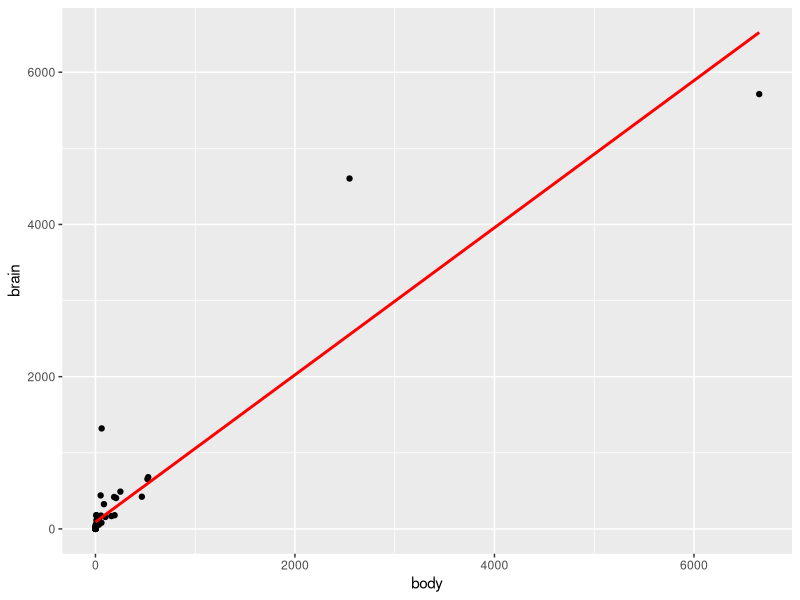
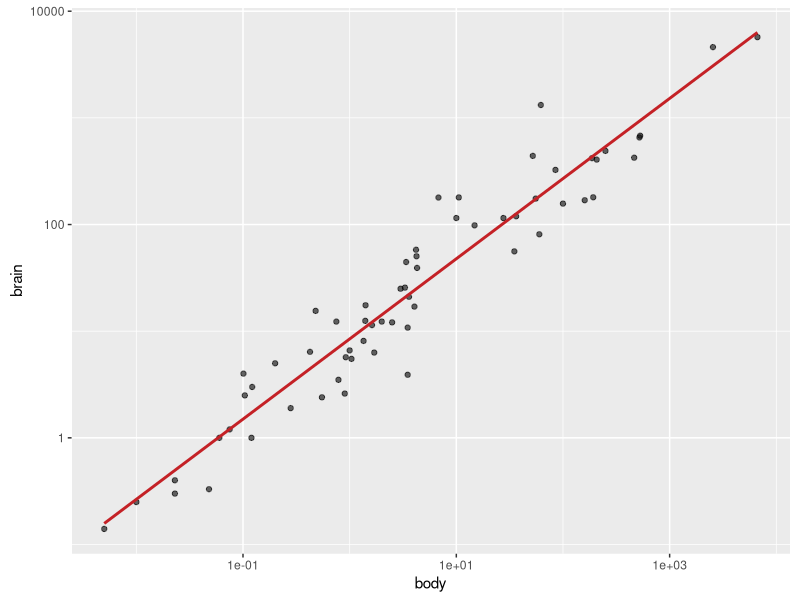
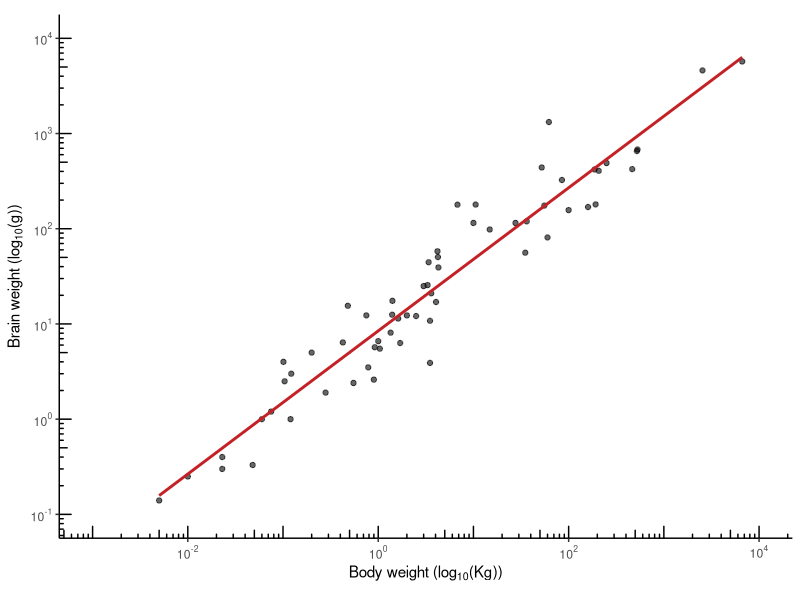
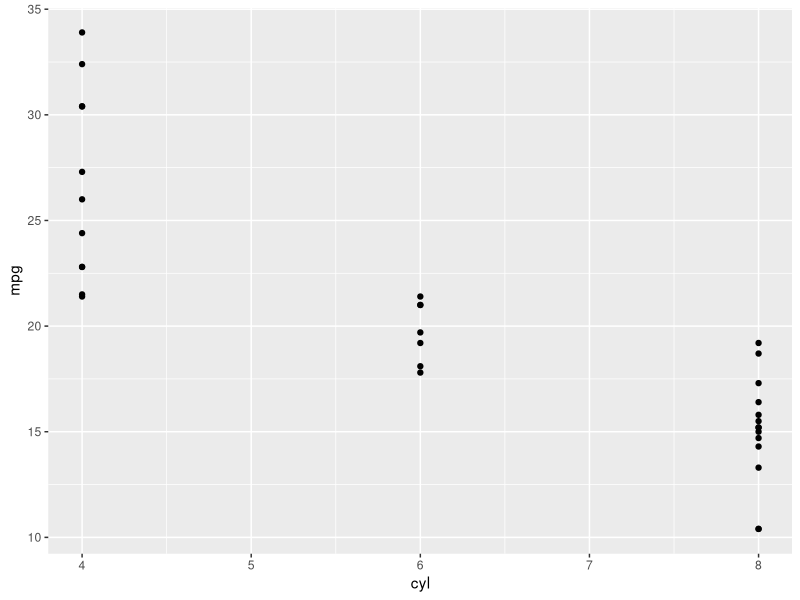
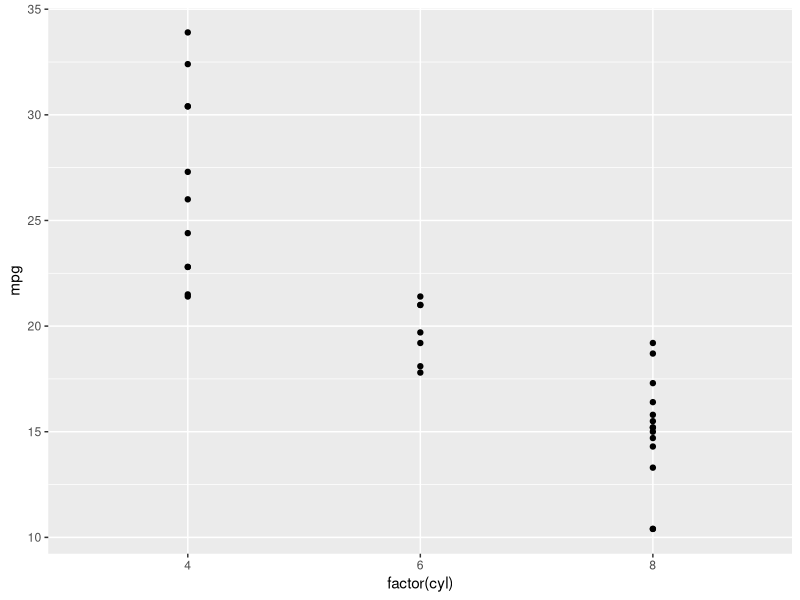
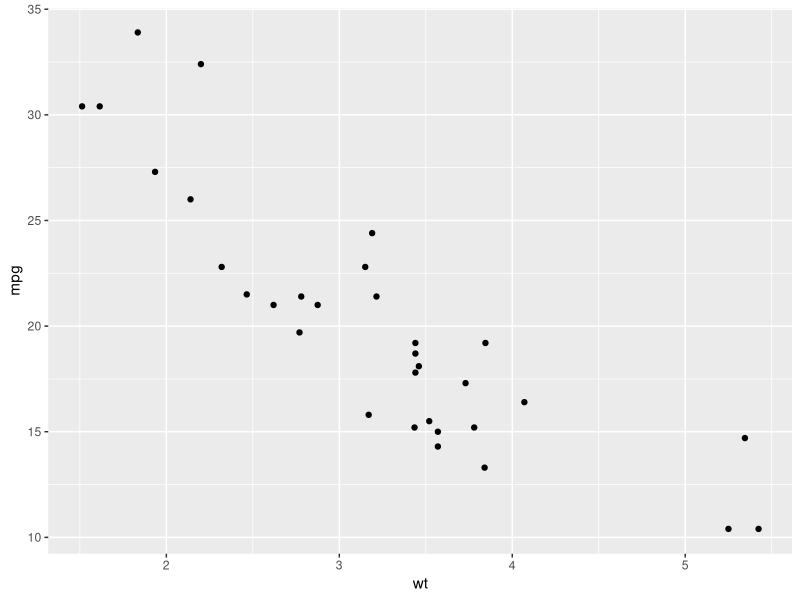
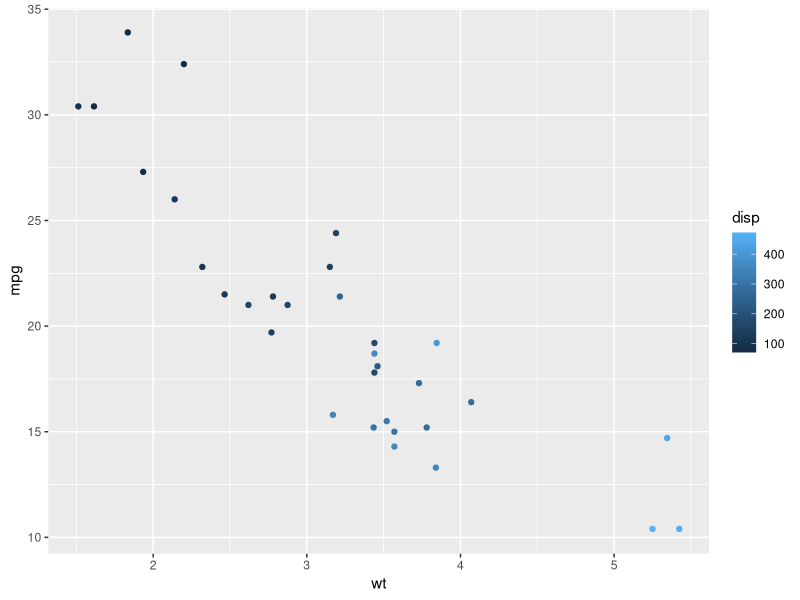
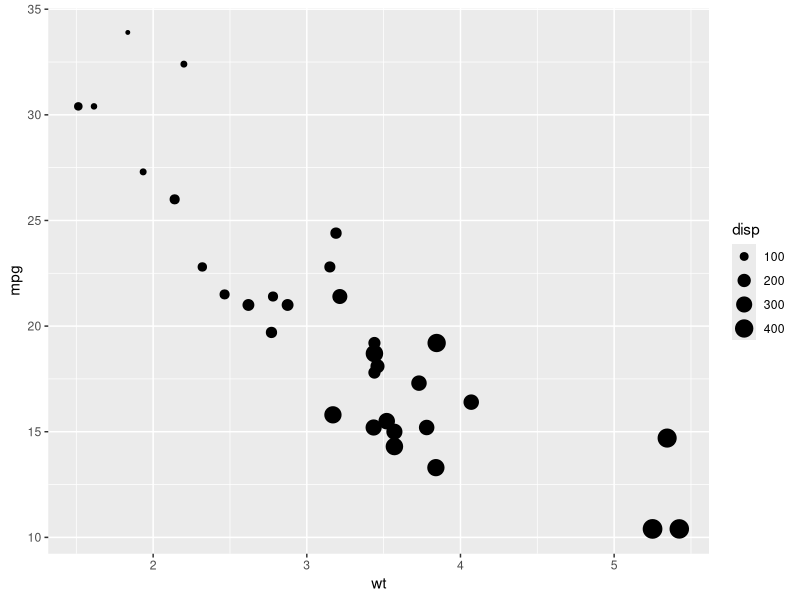

Reproduce these figures in R, in order.
# ggplot practice
# part 1

library(MASS)

library(ggplot2)
ggplot(mammals, aes(x = body, y = brain)) +
      geom_point() +
      stat_smooth(method = "lm",
                  col = "red",
                  se = FALSE)

ggplot(mammals, aes(x = body, y = brain)) +
      geom_point(alpha = 0.6) +
      coord_fixed() +
      scale_x_log10() +
      scale_y_log10() +
      stat_smooth(method = "lm",
                  col = "#C42126",
                  se = FALSE, size = 1)

library(scales) # function trans_breaks and trans_format
ggplot(mammals, aes(x = body, y = brain)) +
      annotation_logticks() +
      geom_point(alpha = 0.6) +
      coord_fixed(xlim = c(10^-3, 10^4), ylim = c(10^-1, 10^4)) +
      scale_x_log10(expression("Body weight (log"["10"]*"(Kg))"),
                    breaks = trans_breaks("log10", function(x) 10^x),
                    labels = trans_format("log10", math_format(10^.x)))+
      scale_y_log10(expression("Brain weight (log"["10"]*"(g))"),
                    breaks = trans_breaks("log10", function(x) 10^x),
                    labels = trans_format("log10", math_format(10^.x))) +
      stat_smooth(method = "lm", col = "#C42126", se = FALSE, size = 1)+
      theme_classic()


# Load the ggplot2 package
library(ggplot2)

# Explore the mtcars data frame with str()
str(mtcars)

# Execute the following command
ggplot(mtcars, aes(x = cyl, y = mpg)) +
      geom_point()

ggplot(mtcars, aes(x = factor(cyl), y = mpg)) +
      geom_point()


# A scatter plot has been made for you
ggplot(mtcars, aes(x = wt, y = mpg)) +
      geom_point()

# Replace ___ with the correct vector
ggplot(mtcars, aes(x = wt, y = mpg, col = disp)) +
      geom_point()

# Replace ___ with the correct vector
ggplot(mtcars, aes(x = wt, y = mpg, size = disp)) +
      geom_point()

# The dia_plot object has been created for you
dia_plot <- ggplot(diamonds, aes(x = carat, y = price))

# Expand dia_plot by adding geom_point() with alpha set to 0.2

dia_plot <- ggplot(diamonds, aes(x = carat, y = price)) + geom_point(alpha = 0.2)

# Plot dia_plot with additional geom_smooth() with se set to FALSE

dia_plot + geom_smooth(se = FALSE)

# Copy the command from above and add aes() with the correct mapping to geom_smooth()

dia_plot + geom_smooth(se = FALSE, aes(col = clarity))

# Basic plot
mtcars$cyl <- as.factor(mtcars$cyl)
plot(mtcars$wt, mtcars$mpg, col = mtcars$cyl)

# Use lm() to calculate a linear model and save it as carModel
carModel <- lm(mpg ~ wt, data = mtcars)

# Call abline() with carModel as first argument and set lty to 2
abline(carModel, lty = 2)

# Plot each subset efficiently with lapply
# You don't have to edit this code
lapply(mtcars$cyl, function(x) {
      abline(lm(mpg ~ wt, mtcars, subset = (cyl == x)), col = x)
})

# This code will draw the legend of the plot
# You don't have to edit this code
legend(x = 5, y = 33, legend = levels(mtcars$cyl),
       col = 1:3, pch = 1, bty = "n")

# Convert cyl to factor (don't need to change)
mtcars$cyl <- as.factor(mtcars$cyl)

# Plot 1: add geom_point() to this command to create a scatter plot
ggplot(mtcars, aes(x = wt, y = mpg, col = cyl)) +
      geom_point() # Fill in using instructions Plot 1

# Plot 2: include the lines of the linear models, per cyl
ggplot(mtcars, aes(x = wt, y = mpg, col = cyl)) +
      geom_point() + # Copy from Plot 1
      geom_smooth(method = "lm", se = FALSE)   # Fill in using instructions Plot 2

# Plot 3: include a lm for the entire dataset in its whole
ggplot(mtcars, aes(x = wt, y = mpg, col = cyl)) +
      geom_point() + # Copy from Plot 2
      geom_smooth(method = "lm", se = FALSE) + # Copy from Plot 2
      geom_smooth(aes(group = 1), method = "lm", se = FALSE, linetype = 2) # Fill in using instructions Plot 3

# Load the tidyr package
library(tidyr)

# Fill in the ___ to produce to the correct iris.tidy dataset
iris.tidy <- iris %>%
      gather(key, Value, -Species) %>%
      separate(key, c("Part", "Measure"), "\\.")

ggplot(iris.tidy, aes(x = Species, y = Value, col = Part)) +
      geom_jitter() +
      facet_grid(. ~ Measure)

# Load the tidyr package
library(tidyr)

# Add column with unique ids (don't need to change)
iris$Flower <- 1:nrow(iris)

# Fill in the ___ to produce to the correct iris.wide dataset
iris.wide <- iris %>%
      gather(key, value, -Species, -Flower) %>%
      separate(key, c("Part", "Measure"), "\\.") %>%
      spread(Measure, value)

ggplot(iris.wide, aes(x = Length, y = Width, col = Part)) +
      geom_jitter() +
      facet_grid(. ~ Species)